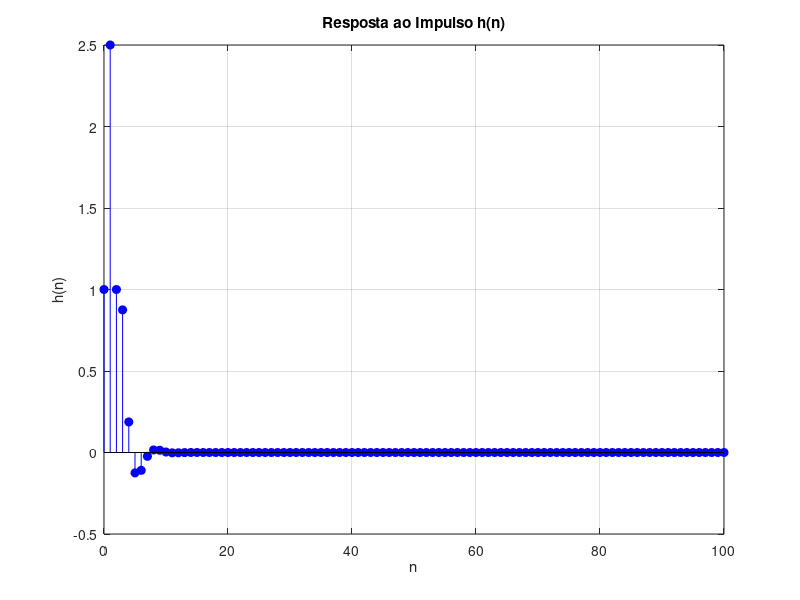

This chart was generated by the following MATLAB code:
close all; clear; clc;

n = 0:100;
x = [1, zeros(1, 100)];

%Coeficientes da equação
b = [1, 2, 0, 1];
a = [1, -0.5, 0.25];

% Calcular a resposta ao impulso h(n)
h = filter(b, a, x);

figure;
stem(n, h, 'b', 'filled');
title('Resposta ao Impulso h(n)');
xlabel('n'); ylabel('h(n)');
grid on;

% Item b) - Verificar estabilidade
soma_abs = sum(abs(h));
fprintf('Soma dos valores absolutos de h(n) para n = 0:100: %.4f\n', soma_abs);

% Observar o comportamento assintótico
if all(abs(h(end-10:end)) < 1e-3) % Verificar se h(n) está próximo de zero no final
    disp('O sistema parece ser estável: h(n) converge para zero.');
else
    disp('O sistema pode ser instável: h(n) não converge para zero.');
end

